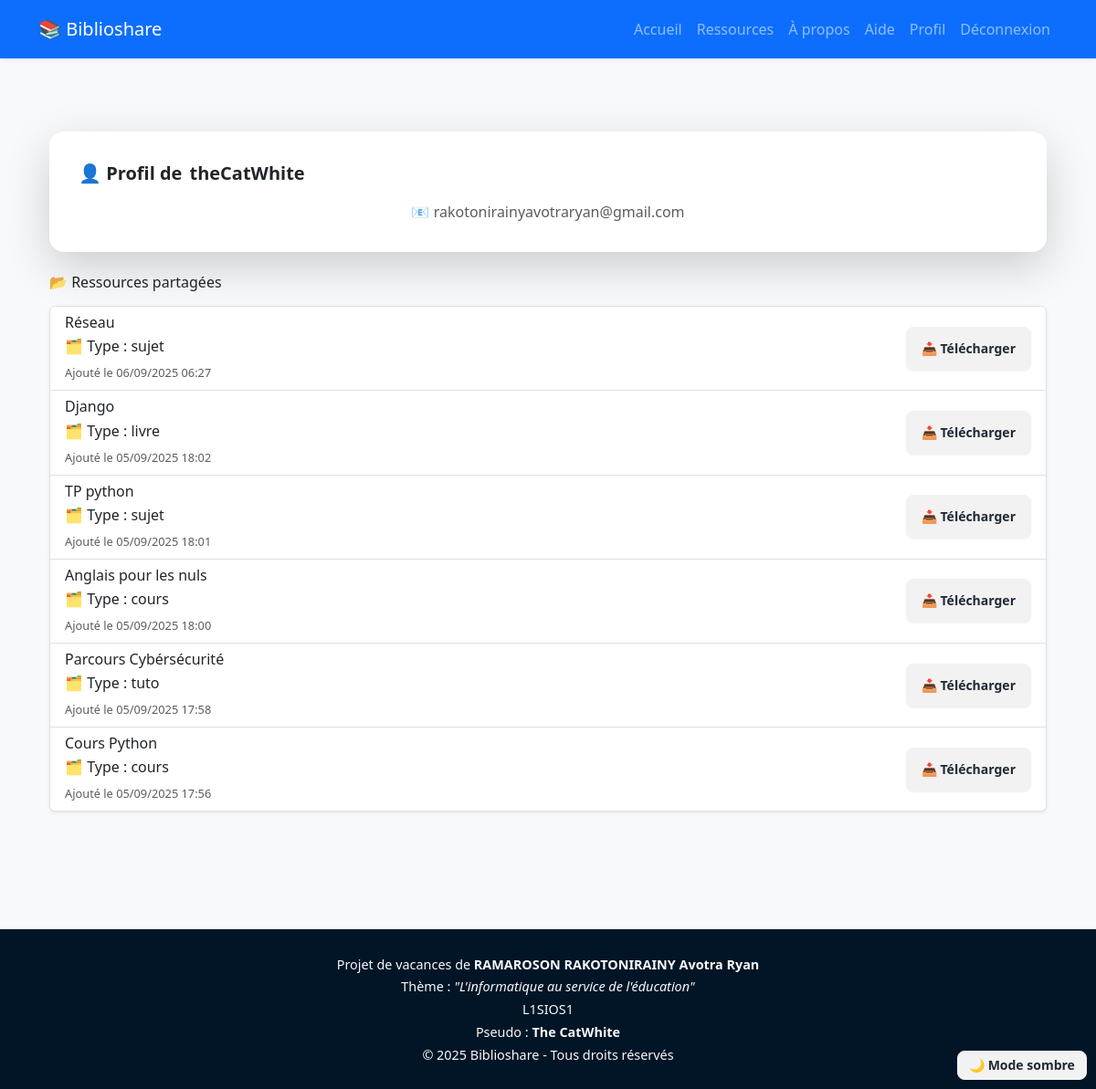
The page /fr/profil/4/ (signed in) on the database as committed earlier.
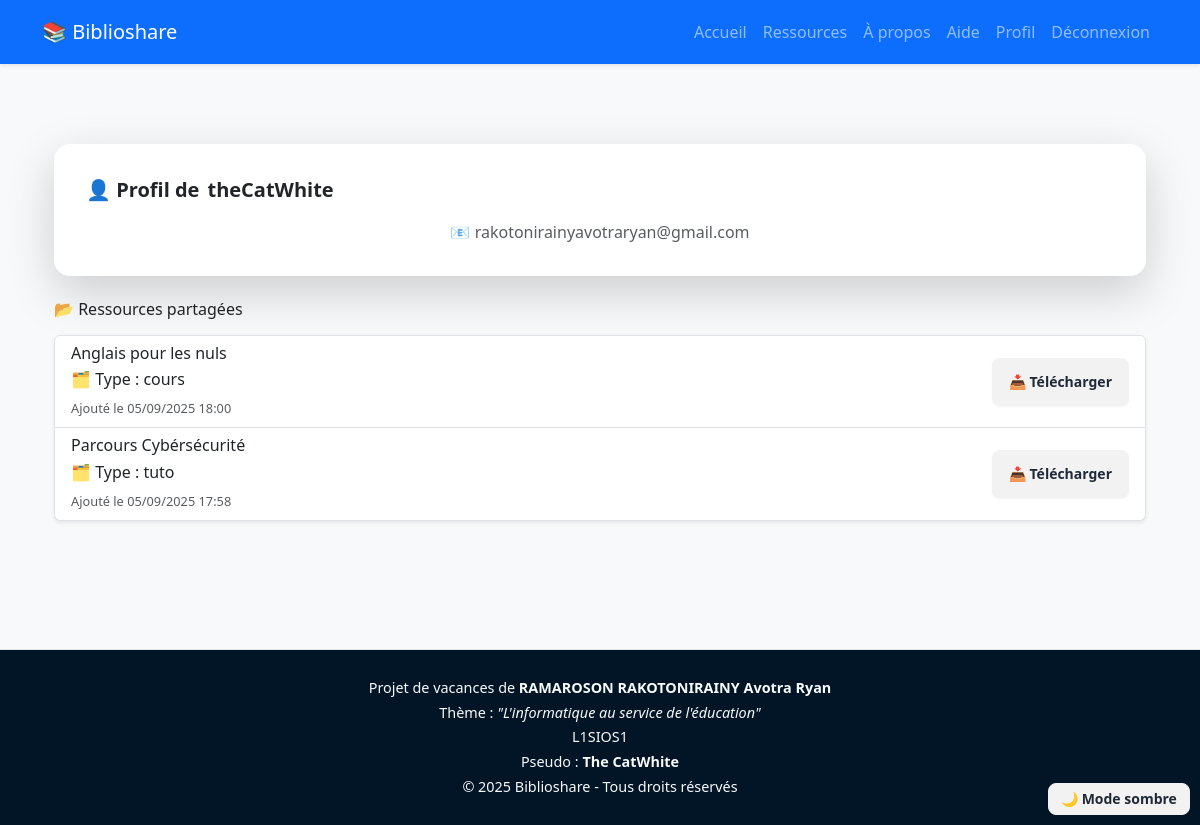
The same page on the database as committed later.
### Ressource/models.py (models this page shows, shortened)
class Ressource(models.Model):
    TYPE_CHOICES = [
        ('cours', 'Cours'),
        ('sujet', 'Sujet'),
        ('correction', 'Correction'),
        ('tuto', 'Tutoriel'),
        ('livre', 'Livre'),
    ]
    titre = models.CharField(max_length=255)
    fichier = models.FileField(upload_to="ressources/")
    type = models.CharField(max_length=20, choices=TYPE_CHOICES)
    date_ajout = models.DateTimeField(auto_now_add=True)
    proprietaire = models.ForeignKey(settings.AUTH_USER_MODEL, on_delete=models.CASCADE, related_name="ressources")

### Utilisateur/views.py (the view)
# urls.py: path('profil/<int:user_id>/', views.profil_utilisateur, name='profil_utilisateur'),
@login_required
def profil_utilisateur(request, user_id):
    utilisateur = get_object_or_404(User, id=user_id)
    ressources = utilisateur.ressources.all().order_by('-date_ajout')
    return render(request, 'user/profil_utilisateur.html', {
        'utilisateur': utilisateur,
        'ressources': ressources
    })

### templates/user/profil_utilisateur.html (shortened to what this page needs)
{% extends "user/base.html" %}
{% load i18n %}
{% block content %}
<div class="container my-5">
  <div class="card shadow-lg border-0 mb-4">
    <div class="card-body text-center">
      <h1 class="card-title">{% trans "👤 Profil de" %} <strong>{{ utilisateur.username }}</strong></h1>
      <p class="text-muted"> <a href="mailto:{{ utilisateur.email }}" class="btn-contact">📧 {{ utilisateur.email }}</a></p>
    </div>
  </div>
  <h3 class="mb-3">{% trans "📂 Ressources partagées" %}</h3>
  {% if ressources %}
    <ul class="list-group">
      {% for ressource in ressources %}
        <li class="list-group-item d-flex justify-content-between align-items-center shadow-sm">
          <div>
            <h5 class="mb-1">{{ ressource.titre }}</h5>
            <p class="mb-1">🗂️ Type : {{ ressource.type }}</p>
            <small class="text-muted">{% trans "Ajouté le" %} {{ ressource.date_ajout|date:"d/m/Y H:i" }}</small>
          </div>
          <a href="{% url 'ressource:telecharger_ressource' ressource.id%}" class="btn btn-outline-primary download">{% trans "📥 Télécharger" %}</a>
        </li>
      {% endfor %}
    </ul>
  {% else %}
    <p class="text-muted">{% trans "Aucune ressource partagée pour le moment." %}</p>
  {% endif %}
</div>
{% endblock %}

Rows that differ between the two databases and show on the page:
removed Ressource: titre "Réseau", type "sujet", date_ajout "06/09/2025 06:27"
removed Ressource: titre "Django", type "livre", date_ajout "05/09/2025 18:02"
removed Ressource: titre "TP python", type "sujet", date_ajout "05/09/2025 18:01"
removed Ressource: titre "Cours Python", type "cours", date_ajout "05/09/2025 17:56"
